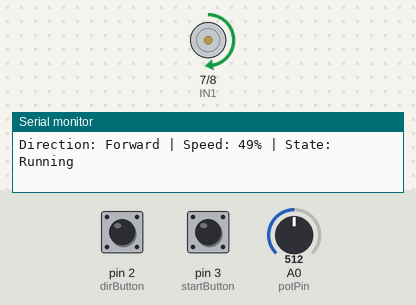
This sketch was run on a simulated Arduino Uno, built with avr-gcc and run on an emulated ATmega328P. Parts: motor-driver pin pairs drawn as motors (green arrow = first pin HIGH = forward, orange = second pin HIGH = backward, longer = more drive, scaled by the enable pin), the last lines printed to the serial monitor. Inputs (shaded band) come from the test bench; at power-on: pin 2 (dirButton) HIGH, pin 3 (startButton) HIGH, A0 (potPin) = 512.

Above: at 1.2 s.
1.3 s: pin 2 (dirButton) pulled LOW for 0.35 s
At 2.2 s:
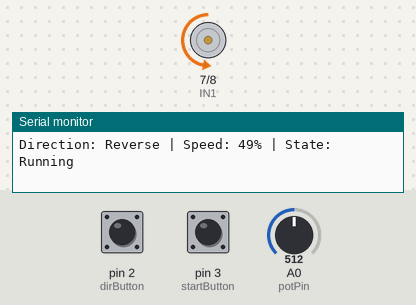
3.2 s: pin 3 (startButton) pulled LOW for 0.35 s
At 4.6 s:
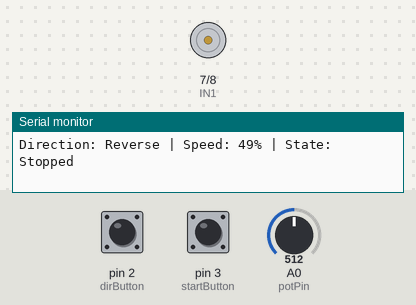
5.0 s: pin 2 (dirButton) pulled LOW for 1 s
7.5 s: pin 3 (startButton) pulled LOW for 1 s
At 8.5 s:
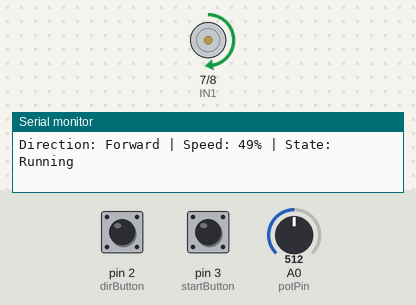
10.0 s: A0 (potPin) set to 716
At 10.5 s:
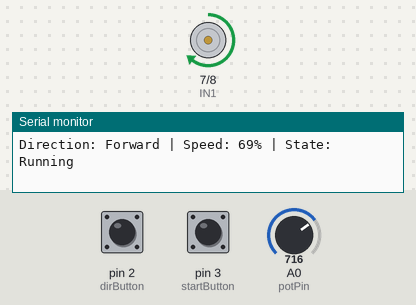
11.6 s: A0 (potPin) set to 900
At 13.0 s:
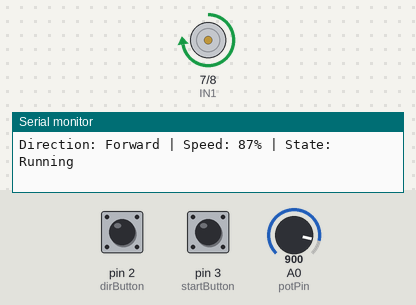
Timing chart, 0 to 14.1 s (numbered marks = the images above; inputs shaded):
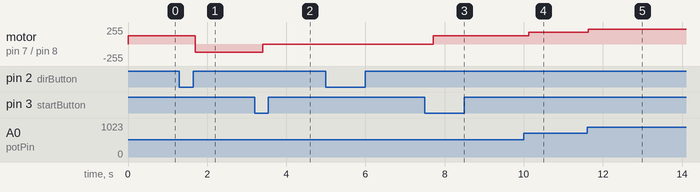

Measured:
- after the input at 1.3 s, motor on pin 7 (IN1) / pin 8 (IN2): forward 127/255 → backward 127/255 after 0.40 s
- after the input at 3.2 s, motor on pin 7 (IN1) / pin 8 (IN2): backward 127/255 → stopped after 0.21 s
- after the input at 7.5 s, motor on pin 7 (IN1) / pin 8 (IN2): stopped → forward 127/255 after 0.22 s
- after the input at 10.0 s, motor on pin 7 (IN1) / pin 8 (IN2): forward 127/255 → forward 178/255 after 0.12 s
- after the input at 11.6 s, motor on pin 7 (IN1) / pin 8 (IN2): forward 178/255 → forward 224/255 at once

The sketch:

speed_control.ino
```cpp
/*
 * Author      : Ritu Raj
 * Date        : 2 July 2026
 */

const int ENA = 9;
const int IN1 = 7;
const int IN2 = 8;
const int potPin = A0;
const int dirButton = 2;
const int startButton = 3;

bool direction = true;
bool motorRunning = true;

bool lastDir = HIGH;
bool lastStart = HIGH;

void setup() {
  pinMode(ENA, OUTPUT);
  pinMode(IN1, OUTPUT);
  pinMode(IN2, OUTPUT);
  pinMode(dirButton, INPUT_PULLUP);
  pinMode(startButton, INPUT_PULLUP);
  Serial.begin(9600);}

void loop() {
  int pot = analogRead(potPin);
  int pwm = map(pot,0,1023,0,255);
  int speedPercent = map(pwm,0,255,0,100);
  bool dirNow = digitalRead(dirButton);
  if(lastDir==HIGH && dirNow==LOW){
    direction=!direction;
    delay(200);}

  lastDir=dirNow;
  bool startNow = digitalRead(startButton);

  if(lastStart==HIGH && startNow==LOW){
    motorRunning=!motorRunning;
    delay(200);}

  lastStart=startNow;

  if(motorRunning){
    analogWrite(ENA,pwm);
    if(direction){
      digitalWrite(IN1,HIGH);
      digitalWrite(IN2,LOW);}

    else{
      digitalWrite(IN1,LOW);
      digitalWrite(IN2,HIGH);}}

  else{
    analogWrite(ENA,0);}

  Serial.print("Direction: ");

  if(direction)
    Serial.print("Forward");
  else
    Serial.print("Reverse");

  Serial.print(" | Speed: ");
  Serial.print(speedPercent);
  Serial.print("%");
  Serial.print(" | State: ");

  if(motorRunning)
    Serial.println("Running");
  else
    Serial.println("Stopped");

  delay(300);}
```
